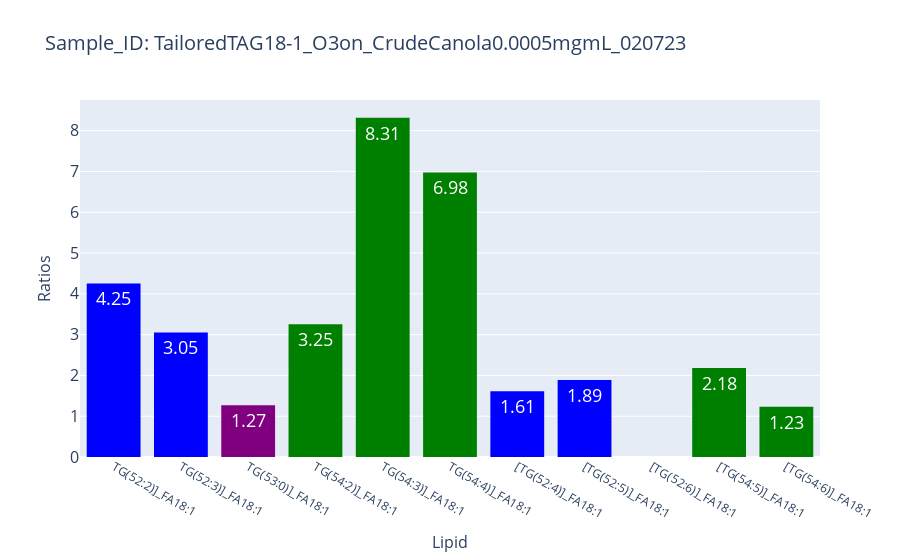
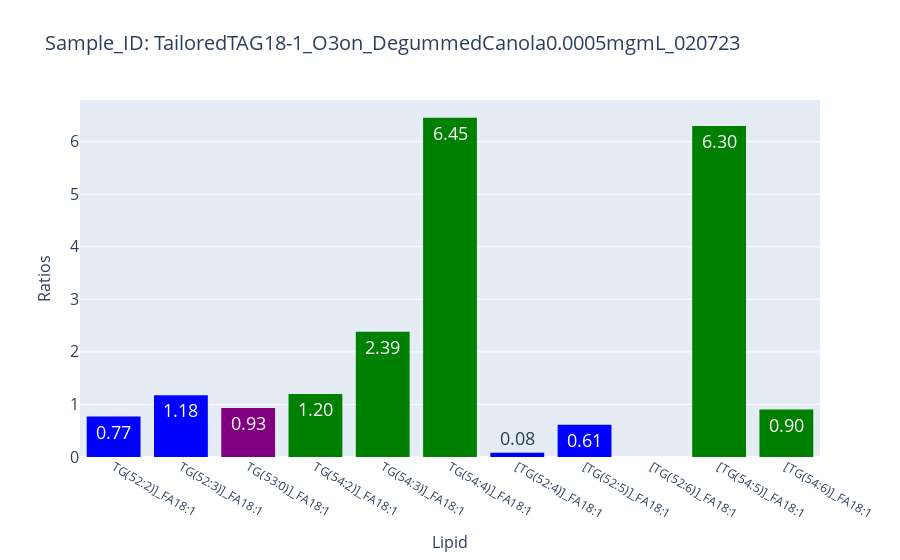
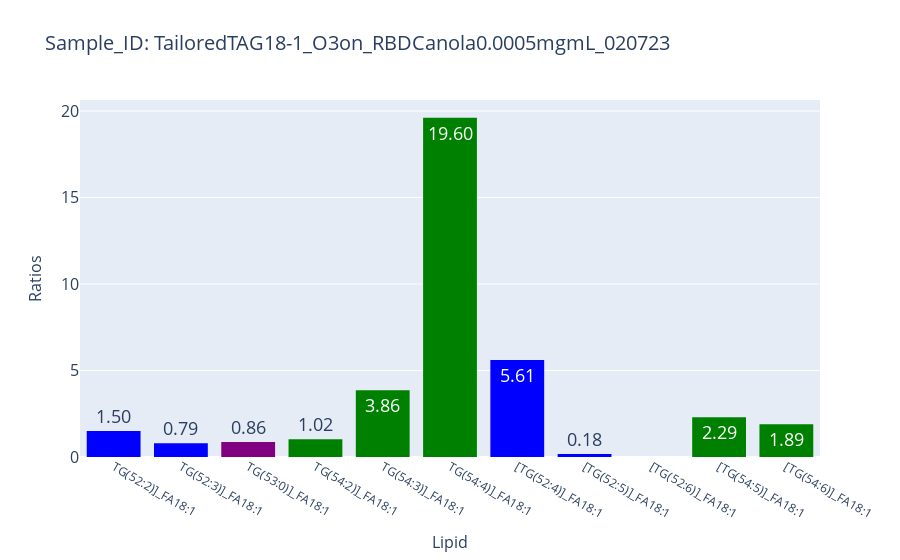

Here is the notebook cell these charts were saved with, in order:
### Code cell
import plotly.express as px
import os

# Create the "Plots" directory if it doesn't exist
os.makedirs("Projects/04_29_23/Plots/filtered_lipids/", exist_ok=True)


# Define color mappings for Lipid patterns
color_mapping = {
    '50': 'red',
    '51': 'brown',
    '52': 'blue',
    '53': 'purple',
    '54': 'green',
}

# Get the unique Sample_IDs
sample_ids = df_matched_6['Sample_ID'].unique()

# Loop over the unique Sample_IDs
for sample_id in sample_ids:
    
    # Filter the dataframe for the current Sample_ID
    df_sample = df_matched_6[df_matched_6['Sample_ID'] == sample_id]
    
    # Assign colors to Lipids based on patterns
    lipid_colors = []
    for lipid in df_sample['Lipid']:
        color = 'gray'  # Default color
        for pattern, pattern_color in color_mapping.items():
            if pattern in lipid:
                color = pattern_color
                break
        lipid_colors.append(color)
    
    # Create the bar plot
    fig = px.bar(df_sample, x='Lipid', y='Ratios', text='Ratios', title=f'Bar Plot for Sample_ID: {sample_id}',
                 color_discrete_map=color_mapping)
    
    # Apply colors to the bars
    fig.update_traces(
        marker_color=lipid_colors,
        texttemplate='%{text:.2f}',
        textposition='auto',
        marker_line_width=0
    )
    
    # Customize the layout
    fig.update_layout(
        uniformtext_minsize=18,
        uniformtext_mode='hide',
        xaxis=dict(
            title='Lipid',
            titlefont=dict(size=16)
        ),
        yaxis=dict(
            title='Ratios',
            titlefont=dict(size=16),
            tickfont=dict(size=16)  # Set the font size of y-axis labels
        ),
        legend=dict(
            title='Lipid Patterns',
            tracegroupgap=50,
            itemsizing='constant'
        ),
        title=dict(
            text=f'Sample_ID: {sample_id}',
            font=dict(size=20)  # Set the title font size
        )
    )
    # Save the plot as an image
    file_name = f"Projects/04_29_23/Plots/filtered_lipids/plot_{sample_id}.png"

    # Check if the file already exists
    index = 1
    while os.path.exists(file_name):
        file_name = f"Projects/04_29_23/Plots/filtered_lipids/plot_{sample_id}_{index}.png"
        index += 1

    #fig.write_image(file_name)
    # Show plot
    fig.show()

### Figure 1 — Plotly figure (JSON) as saved in the notebook; plotly's stock layout.template omitted (floating-point values rounded to 4 significant figures)
{"data": [{"alignmentgroup": "True", "hovertemplate": "Lipid=%{x}<br>Ratios=%{text}<extra></extra>", "legendgroup": "", "marker": {"color": ["blue", "blue", "blue", "blue", "blue", "blue", "purple", "purple", "purple", "green", "green", "green", "green", "green", "green", "green", "green", "green", "blue", "blue", "blue", "blue", "blue", "blue", "blue", "blue", "green", "green", "green", "green", "green", "green"], "line": {"width": 0}}, "name": "", "offsetgroup": "", "orientation": "v", "showlegend": false, "text": [4.255, null, null, 3.053, null, null, 1.267, null, null, 3.253, null, null, 8.314, null, null, 6.977, null, null, 1.611, null, null, 1.886, null, null, null, null, 2.184, null, null, 1.233, null, null], "textposition": "auto", "texttemplate": "%{text:.2f}", "type": "bar", "x": ["TG(52:2)]_FA18:1", "TG(52:2)]_FA18:1", "TG(52:2)]_FA18:1", "TG(52:3)]_FA18:1", "TG(52:3)]_FA18:1", "TG(52:3)]_FA18:1", "TG(53:0)]_FA18:1", "TG(53:0)]_FA18:1", "TG(53:0)]_FA18:1", "TG(54:2)]_FA18:1", "TG(54:2)]_FA18:1", "TG(54:2)]_FA18:1", "TG(54:3)]_FA18:1", "TG(54:3)]_FA18:1", "TG(54:3)]_FA18:1", "TG(54:4)]_FA18:1", "TG(54:4)]_FA18:1", "TG(54:4)]_FA18:1", "[TG(52:4)]_FA18:1", "[TG(52:4)]_FA18:1", "[TG(52:4)]_FA18:1", "[TG(52:5)]_FA18:1", "[TG(52:5)]_FA18:1", "[TG(52:5)]_FA18:1", "[TG(52:6)]_FA18:1", "[TG(52:6)]_FA18:1", "[TG(54:5)]_FA18:1", "[TG(54:5)]_FA18:1", "[TG(54:5)]_FA18:1", "[TG(54:6)]_FA18:1", "[TG(54:6)]_FA18:1", "[TG(54:6)]_FA18:1"], "xaxis": "x", "y": [4.255, null, null, 3.053, null, null, 1.267, null, null, 3.253, null, null, 8.314, null, null, 6.977, null, null, 1.611, null, null, 1.886, null, null, null, null, 2.184, null, null, 1.233, null, null], "yaxis": "y"}], "layout": {"barmode": "relative", "legend": {"itemsizing": "constant", "title": {"text": "Lipid Patterns"}, "tracegroupgap": 50}, "title": {"font": {"size": 20}, "text": "Sample_ID: TailoredTAG18-1_O3on_CrudeCanola0.0005mgmL_020723"}, "uniformtext": {"minsize": 18, "mode": "hide"}, "xaxis": {"anchor": "y", "domain": [0, 1], "title": {"font": {"size": 16}, "text": "Lipid"}}, "yaxis": {"anchor": "x", "domain": [0, 1], "tickfont": {"size": 16}, "title": {"font": {"size": 16}, "text": "Ratios"}}}}

### Figure 2 — Plotly figure (JSON) as saved in the notebook; plotly's stock layout.template omitted (floating-point values rounded to 4 significant figures)
{"data": [{"alignmentgroup": "True", "hovertemplate": "Lipid=%{x}<br>Ratios=%{text}<extra></extra>", "legendgroup": "", "marker": {"color": ["blue", "blue", "blue", "blue", "blue", "blue", "purple", "purple", "purple", "green", "green", "green", "green", "green", "green", "green", "green", "green", "blue", "blue", "blue", "blue", "blue", "blue", "blue", "blue", "green", "green", "green", "green", "green", "green"], "line": {"width": 0}}, "name": "", "offsetgroup": "", "orientation": "v", "showlegend": false, "text": [0.7688, null, null, 1.175, null, null, 0.9334, null, null, 1.201, null, null, 2.385, null, null, 6.453, null, null, 0.08031, null, null, 0.6137, null, null, null, null, 6.298, null, null, 0.9038, null, null], "textposition": "auto", "texttemplate": "%{text:.2f}", "type": "bar", "x": ["TG(52:2)]_FA18:1", "TG(52:2)]_FA18:1", "TG(52:2)]_FA18:1", "TG(52:3)]_FA18:1", "TG(52:3)]_FA18:1", "TG(52:3)]_FA18:1", "TG(53:0)]_FA18:1", "TG(53:0)]_FA18:1", "TG(53:0)]_FA18:1", "TG(54:2)]_FA18:1", "TG(54:2)]_FA18:1", "TG(54:2)]_FA18:1", "TG(54:3)]_FA18:1", "TG(54:3)]_FA18:1", "TG(54:3)]_FA18:1", "TG(54:4)]_FA18:1", "TG(54:4)]_FA18:1", "TG(54:4)]_FA18:1", "[TG(52:4)]_FA18:1", "[TG(52:4)]_FA18:1", "[TG(52:4)]_FA18:1", "[TG(52:5)]_FA18:1", "[TG(52:5)]_FA18:1", "[TG(52:5)]_FA18:1", "[TG(52:6)]_FA18:1", "[TG(52:6)]_FA18:1", "[TG(54:5)]_FA18:1", "[TG(54:5)]_FA18:1", "[TG(54:5)]_FA18:1", "[TG(54:6)]_FA18:1", "[TG(54:6)]_FA18:1", "[TG(54:6)]_FA18:1"], "xaxis": "x", "y": [0.7688, null, null, 1.175, null, null, 0.9334, null, null, 1.201, null, null, 2.385, null, null, 6.453, null, null, 0.08031, null, null, 0.6137, null, null, null, null, 6.298, null, null, 0.9038, null, null], "yaxis": "y"}], "layout": {"barmode": "relative", "legend": {"itemsizing": "constant", "title": {"text": "Lipid Patterns"}, "tracegroupgap": 50}, "title": {"font": {"size": 20}, "text": "Sample_ID: TailoredTAG18-1_O3on_DegummedCanola0.0005mgmL_020723"}, "uniformtext": {"minsize": 18, "mode": "hide"}, "xaxis": {"anchor": "y", "domain": [0, 1], "title": {"font": {"size": 16}, "text": "Lipid"}}, "yaxis": {"anchor": "x", "domain": [0, 1], "tickfont": {"size": 16}, "title": {"font": {"size": 16}, "text": "Ratios"}}}}

### Figure 3 — Plotly figure (JSON) as saved in the notebook; plotly's stock layout.template omitted (floating-point values rounded to 4 significant figures)
{"data": [{"alignmentgroup": "True", "hovertemplate": "Lipid=%{x}<br>Ratios=%{text}<extra></extra>", "legendgroup": "", "marker": {"color": ["blue", "blue", "blue", "blue", "blue", "blue", "purple", "purple", "purple", "green", "green", "green", "green", "green", "green", "green", "green", "green", "blue", "blue", "blue", "blue", "blue", "blue", "blue", "blue", "green", "green", "green", "green", "green", "green"], "line": {"width": 0}}, "name": "", "offsetgroup": "", "orientation": "v", "showlegend": false, "text": [1.499, null, null, 0.7919, null, null, 0.8618, null, null, 1.021, null, null, 3.86, null, null, 19.6, null, null, 5.613, null, null, 0.1801, null, null, null, null, 2.291, null, null, 1.888, null, null], "textposition": "auto", "texttemplate": "%{text:.2f}", "type": "bar", "x": ["TG(52:2)]_FA18:1", "TG(52:2)]_FA18:1", "TG(52:2)]_FA18:1", "TG(52:3)]_FA18:1", "TG(52:3)]_FA18:1", "TG(52:3)]_FA18:1", "TG(53:0)]_FA18:1", "TG(53:0)]_FA18:1", "TG(53:0)]_FA18:1", "TG(54:2)]_FA18:1", "TG(54:2)]_FA18:1", "TG(54:2)]_FA18:1", "TG(54:3)]_FA18:1", "TG(54:3)]_FA18:1", "TG(54:3)]_FA18:1", "TG(54:4)]_FA18:1", "TG(54:4)]_FA18:1", "TG(54:4)]_FA18:1", "[TG(52:4)]_FA18:1", "[TG(52:4)]_FA18:1", "[TG(52:4)]_FA18:1", "[TG(52:5)]_FA18:1", "[TG(52:5)]_FA18:1", "[TG(52:5)]_FA18:1", "[TG(52:6)]_FA18:1", "[TG(52:6)]_FA18:1", "[TG(54:5)]_FA18:1", "[TG(54:5)]_FA18:1", "[TG(54:5)]_FA18:1", "[TG(54:6)]_FA18:1", "[TG(54:6)]_FA18:1", "[TG(54:6)]_FA18:1"], "xaxis": "x", "y": [1.499, null, null, 0.7919, null, null, 0.8618, null, null, 1.021, null, null, 3.86, null, null, 19.6, null, null, 5.613, null, null, 0.1801, null, null, null, null, 2.291, null, null, 1.888, null, null], "yaxis": "y"}], "layout": {"barmode": "relative", "legend": {"itemsizing": "constant", "title": {"text": "Lipid Patterns"}, "tracegroupgap": 50}, "title": {"font": {"size": 20}, "text": "Sample_ID: TailoredTAG18-1_O3on_RBDCanola0.0005mgmL_020723"}, "uniformtext": {"minsize": 18, "mode": "hide"}, "xaxis": {"anchor": "y", "domain": [0, 1], "title": {"font": {"size": 16}, "text": "Lipid"}}, "yaxis": {"anchor": "x", "domain": [0, 1], "tickfont": {"size": 16}, "title": {"font": {"size": 16}, "text": "Ratios"}}}}
